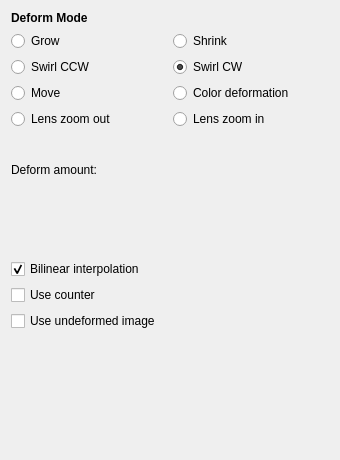
<?xml version="1.0" encoding="utf-8"?>
<ui version="4.0">
 <author>
    SPDX-FileCopyrightText: none
    SPDX-License-Identifier: GPL-3.0-or-later
  </author>
 <class>WdgDeformOptions</class>
 <widget class="QWidget" name="WdgDeformOptions">
  <property name="geometry">
   <rect>
    <x>0</x>
    <y>0</y>
    <width>340</width>
    <height>460</height>
   </rect>
  </property>
  <property name="sizePolicy">
   <sizepolicy hsizetype="Preferred" vsizetype="Preferred">
    <horstretch>0</horstretch>
    <verstretch>0</verstretch>
   </sizepolicy>
  </property>
  <property name="minimumSize">
   <size>
    <width>340</width>
    <height>415</height>
   </size>
  </property>
  <layout class="QGridLayout" name="gridLayout">
   <item column="0" row="0">
    <widget class="QLabel" name="deformLabel">
     <property name="font">
      <font>
       <weight>75</weight>
       <bold>true</bold>
      </font>
     </property>
     <property name="text">
      <string>Deform Mode</string>
     </property>
    </widget>
   </item>
   <item column="0" row="1">
    <layout class="QGridLayout" name="modesGrid">
     <item column="0" row="0">
      <widget class="QRadioButton" name="growBtn">
       <property name="text">
        <string>Grow</string>
       </property>
      </widget>
     </item>
     <item column="1" row="0">
      <widget class="QRadioButton" name="shrinkBtn">
       <property name="text">
        <string>Shrink</string>
       </property>
      </widget>
     </item>
     <item column="0" row="1">
      <widget class="QRadioButton" name="swirlCCWBtn">
       <property name="text">
        <string>Swirl CCW</string>
       </property>
      </widget>
     </item>
     <item column="1" row="1">
      <widget class="QRadioButton" name="swirlCWBtn">
       <property name="text">
        <string>Swirl CW</string>
       </property>
       <property name="checked">
        <bool>true</bool>
       </property>
      </widget>
     </item>
     <item column="0" row="2">
      <widget class="QRadioButton" name="moveBtn">
       <property name="text">
        <string>Move</string>
       </property>
      </widget>
     </item>
     <item column="1" row="2">
      <widget class="QRadioButton" name="colorBtn">
       <property name="text">
        <string>Color deformation</string>
       </property>
      </widget>
     </item>
     <item column="0" row="3">
      <widget class="QRadioButton" name="lensOutBtn">
       <property name="text">
        <string>Lens zoom out</string>
       </property>
      </widget>
     </item>
     <item column="1" row="3">
      <widget class="QRadioButton" name="lensBtn">
       <property name="text">
        <string>Lens zoom in</string>
       </property>
      </widget>
     </item>
    </layout>
   </item>
   <item column="0" row="2">
    <layout class="QVBoxLayout" name="verticalLayout">
     <item>
      <spacer name="topSpacer">
       <property name="orientation">
        <enum>Qt::Vertical</enum>
       </property>
       <property name="sizeType">
        <enum>QSizePolicy::Fixed</enum>
       </property>
       <property name="sizeHint" stdset="0">
        <size>
         <width>20</width>
         <height>28</height>
        </size>
       </property>
      </spacer>
     </item>
     <item>
      <layout class="QHBoxLayout" name="deformAmountLayout" stretch="0,1">
       <item>
        <widget class="QLabel" name="deformAmountLbl">
         <property name="font">
          <font>
           <weight>50</weight>
           <bold>false</bold>
          </font>
         </property>
         <property name="text">
          <string>Deform amount:</string>
         </property>
         <property name="alignment">
          <set>Qt::AlignRight|Qt::AlignTrailing|Qt::AlignVCenter</set>
         </property>
        </widget>
       </item>
       <item>
        <widget class="KisDoubleSliderSpinBox" name="deformAmount"/>
       </item>
      </layout>
     </item>
     <item>
      <spacer name="middleSpacer">
       <property name="orientation">
        <enum>Qt::Vertical</enum>
       </property>
       <property name="sizeHint" stdset="0">
        <size>
         <width>105</width>
         <height>13</height>
        </size>
       </property>
      </spacer>
     </item>
    </layout>
   </item>
   <item column="0" row="3">
    <layout class="QVBoxLayout" name="qualityLayout">
     <property name="sizeConstraint">
      <enum>QLayout::SetMaximumSize</enum>
     </property>
     <item>
      <widget class="QCheckBox" name="interpolationChBox">
       <property name="text">
        <string>Bilinear interpolation</string>
       </property>
       <property name="checked">
        <bool>true</bool>
       </property>
      </widget>
     </item>
     <item>
      <widget class="QCheckBox" name="useCounter">
       <property name="text">
        <string>Use counter</string>
       </property>
      </widget>
     </item>
     <item>
      <widget class="QCheckBox" name="useOldData">
       <property name="text">
        <string>Use undeformed image</string>
       </property>
      </widget>
     </item>
    </layout>
   </item>
   <item column="0" row="4">
    <spacer name="bottomSpacer">
     <property name="orientation">
      <enum>Qt::Vertical</enum>
     </property>
     <property name="sizeHint" stdset="0">
      <size>
       <width>20</width>
       <height>100</height>
      </size>
     </property>
    </spacer>
   </item>
  </layout>
 </widget>
 <customwidgets>
  <customwidget>
   <class>KisDoubleSliderSpinBox</class>
   <extends>QWidget</extends>
   <header>kis_slider_spin_box.h</header>
   <container>1</container>
  </customwidget>
 </customwidgets>
 <resources/>
 <connections/>
</ui>
